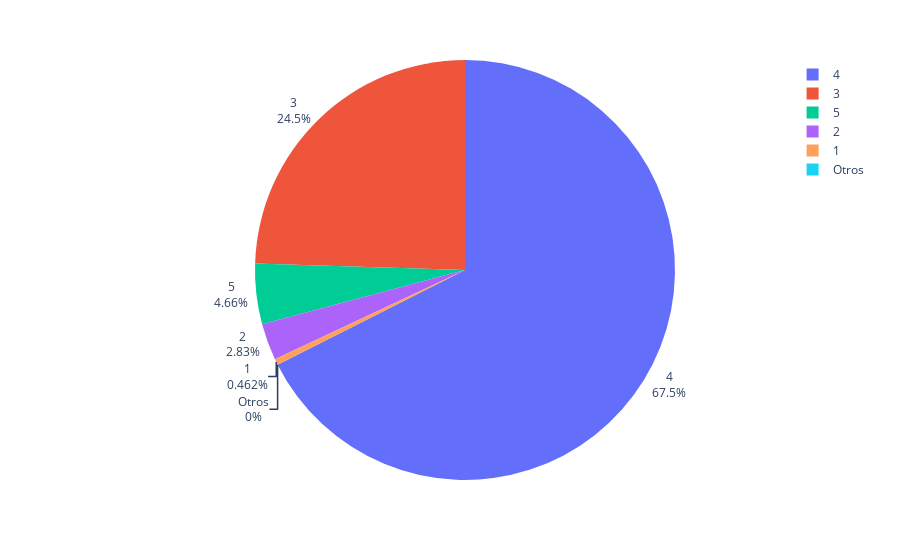

Notebook cell for this chart:
### Code cell
showPiePx(df_maps_restaurantes.avg_rating.astype(int))

### Figure 1 — Plotly figure (JSON) as saved in the notebook; plotly's stock layout.template omitted (floating-point values rounded to 4 significant figures)
{"data": [{"domain": {"x": [0, 1], "y": [0, 1]}, "hovertemplate": "valor=%{label}<br>ocurrencia=%{value}<extra></extra>", "labels": [4, 3, 5, 2, 1, "Otros"], "legendgroup": "", "name": "", "showlegend": true, "textinfo": "percent+label", "textposition": "outside", "type": "pie", "values": [54980, 19941, 3794, 2302, 376, 0]}], "layout": {"legend": {"tracegroupgap": 0}, "margin": {"t": 60}}}
